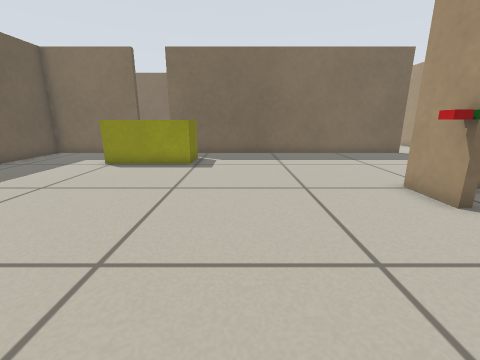
view 1 (above)

19 first-person views from a walk through a robot-simulator world made for Stage. The camera is 0.5 m above the floor, tilts 14° down and sees 90° across. The lines on the ground mark 1 m squares. The floor is counted in squares, 0.25 m on a side. Each view is taken from the middle of a square. On the plan, view 1 faces up. The plan holds only what a view shows up to about 15 squares ahead; the rest is blank. The place goes on beyond the plan. Robots are left out.

view 2
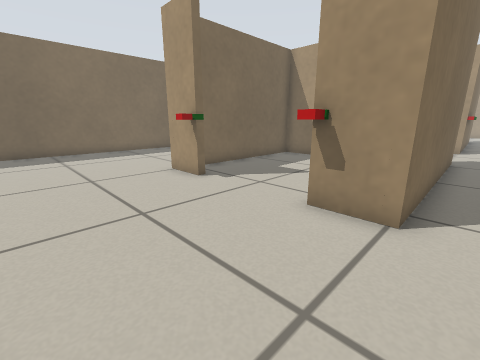

view 3
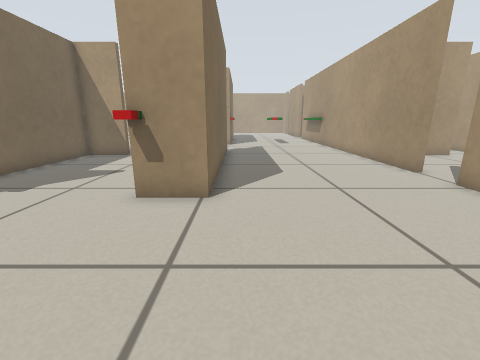

view 4
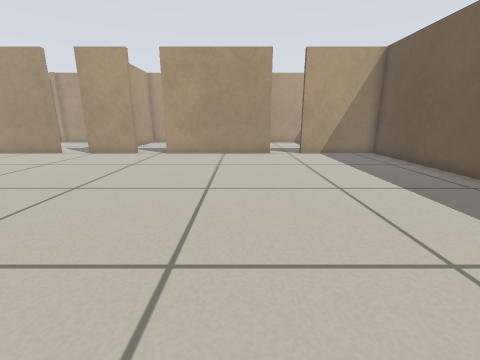

view 5
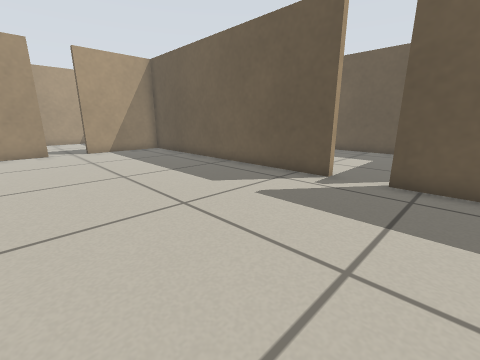

view 6
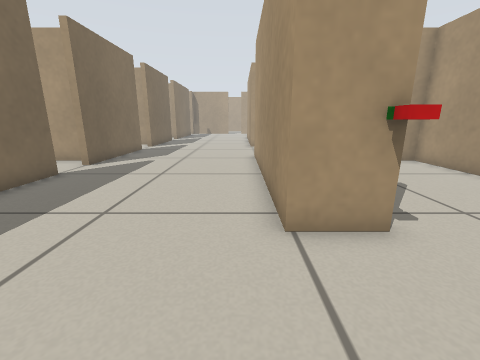

view 7
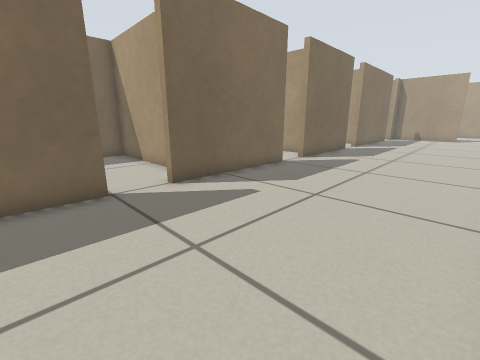

view 8
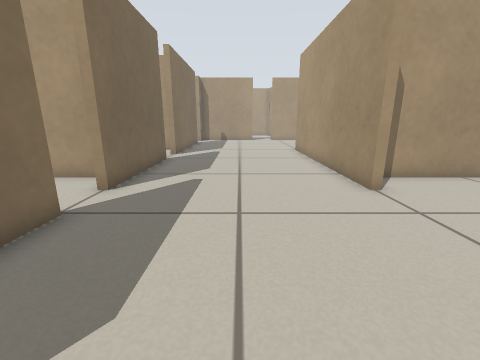

view 9
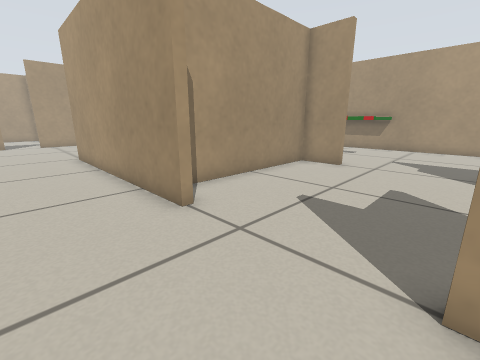

view 10
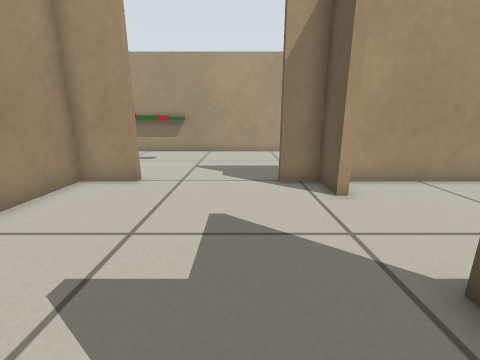

view 11
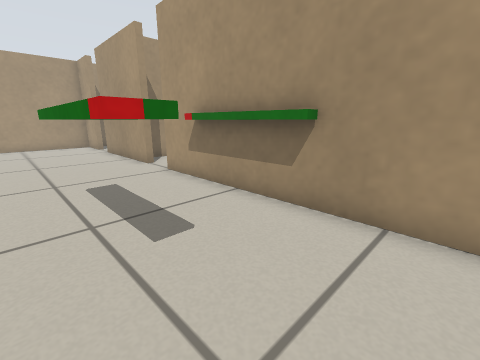

view 12
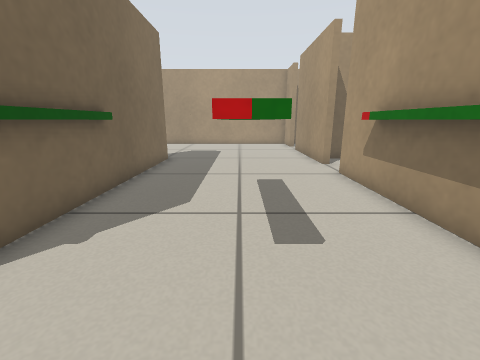

view 13
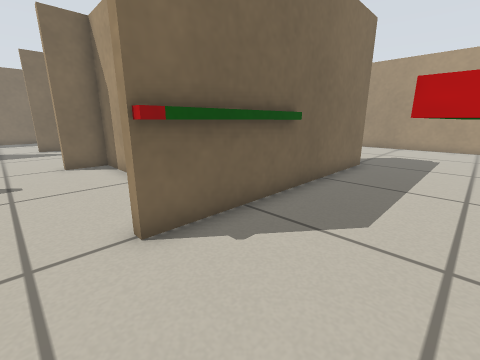

view 14
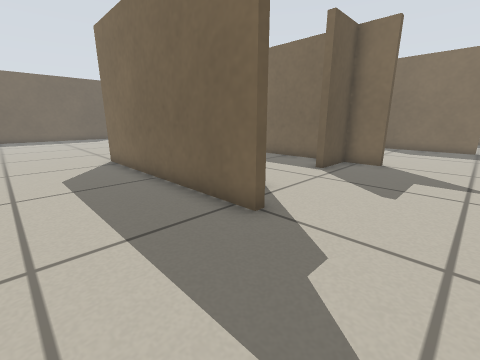

view 15
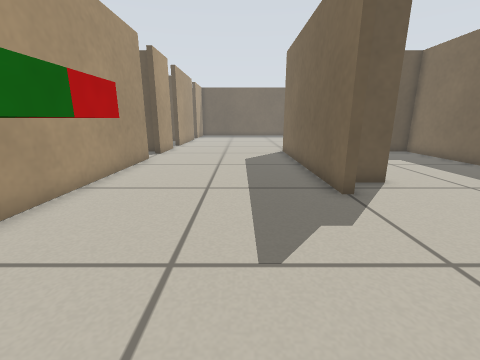

view 16
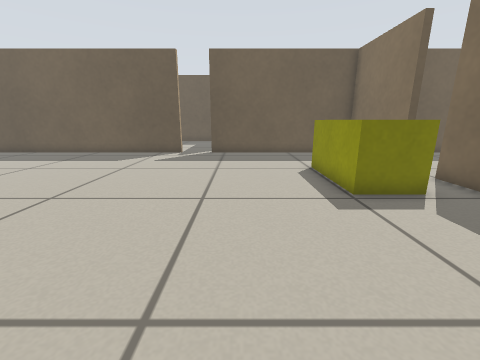

view 17
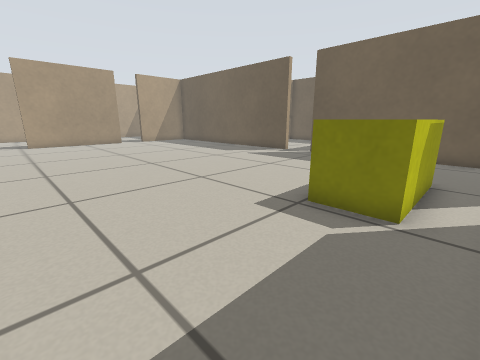

view 18
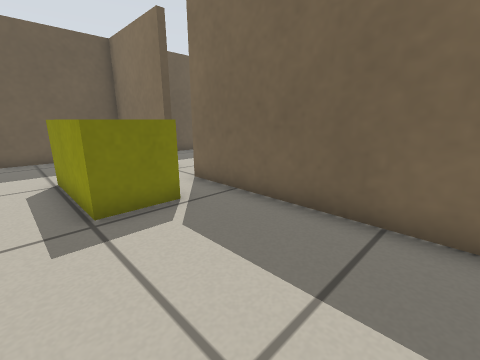

view 19
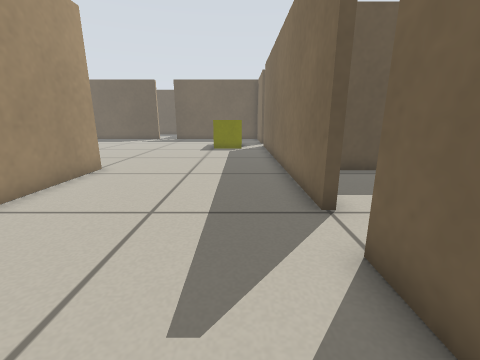

### Floor plan
Points are (right, up) in squares from view 1. A wall is a line through its corners. A room is listed if a view was taken in it or the views show most of it. See-through windows are left out.
Room 1 (views 1, 2, 3, 4, 5, 6, 7, 8, 9, 10, 11, 12, 13, 14, 15, 16, 17, 18, 19)
walls: (5.1, 5.4) (5.1, 7.2) (15, 7.2) (15, 6.8) (13.4, 6.8) (13.4, 4.6) (13.1, 4.6) (13.1, 6.8) (5.4, 6.8) (5.4, 5.8); (7.9, -0.8) (13.1, -0.8) (13.1, -0.1); (13.4, 0.9) (13.4, -0.8) (14.7, -0.8) (14.7, -1.2) (5.1, -1.2) (5.1, 0.5); (9.9, 15.2) (9.9, 14.9) (-4.2, 14.9); (13.1, 16) (13.1, 18.5); (8.3, -9.2) (8.3, -8.9) (19.5, -8.9); (3.4, -8.9) (6.3, -8.9) (6.3, -9.2); (21.4, -0.5) (21.4, 6.8) (19.8, 6.8) (19.8, 7.2) (28.5, 7.2); (17.9, 14.9) (11.8, 14.9) (11.8, 15.2); (5.4, 18.5) (5.4, 17); (-6.1, 15.2) (-6.1, 14.9) (-11.2, 14.9) (-11.2, 6.1); (21.4, 16.1) (21.4, 17.8); (-4.9, -8.9) (1.6, -8.9); (-11.2, 4.4) (-11.2, -8.9) (-6.8, -8.9) (-6.8, -9.2); (25.6, 14.9) (19.8, 14.9) (19.8, 15.2); (24.4, -8.9) (26.2, -8.9); (28.5, -1.2) (23.4, -1.2); (28.5, 14.9) (27.4, 14.9); (28.1, -9.2) (28.1, -8.9) (28.5, -8.9); (-11.2, 18.5) (-11.2, 18)
objects: yellow box (-6, 11) to (-2, 13); red box (5, 1); red box (5, 5); green box (20, -9) to (23, -8); green box (20, -6) to (23, -6); red box (20, -5); red box (20, -1); green box (21, -5) to (23, -5); green box (21, -1) to (23, -1); other object (24, -9) to (24, -8)

Where each view was taken, in squares from view 1:
view 1: 0 up, 0 right, facing up
view 2: 2 down, 0 right, facing up-right
view 3: 2 down, 1 left, facing right
view 4: 6 up, 3 left, facing down
view 5: 8 up, 3 left, facing down-left
view 6: 8 up, 1 right, facing right
view 7: 8 up, 8 right, facing up-right
view 8: 11 up, 13 right, facing right
view 9: 10 up, 15 right, facing down-right
view 10: 7 up, 16 right, facing down
view 11: 4 down, 17 right, facing down-right
view 12: 5 down, 17 right, facing right
view 13: 5 down, 18 right, facing up-right
view 14: 5 down, 18 right, facing up-left
view 15: 4 down, 21 right, facing left
view 16: 8 up, 4 right, facing left
view 17: 14 up, 3 right, facing down-left
view 18: 10 up, 3 right, facing up-left
view 19: 13 up, 15 right, facing left
